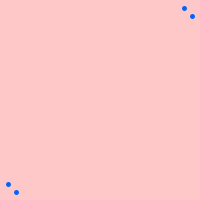
Frame 1 (no input)
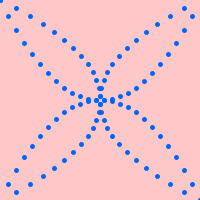
Frame 60 (the mouse pressed at the canvas centre just before this capture)
Frame 120 (the mouse held since frame 60 and released just before this capture): identical to frame 60, image omitted

The Processing sketch that drew these frames (run headless with seeded random() and noise(); from frame 60 on, the mouse is pressed at the canvas centre):

// Processing sketch: processing_93209
// ── processing_93209.pde

int x=-100;
 int y=05;
 void setup (){
  size (200, 200);
  background (255,200,200);
}
   
 void draw (){
  int spacing= 8;
  int endegs= 200;
  stroke (0,100,255);
  strokeWeight(5);
    x=x+spacing;
    point (x+100,x*x/100+100);
     point (-x+100,-x*x/100+100);
      point (x*x/100+100, x+100);
     point (-x*x/100+100, -x+100);
   
     
  }
